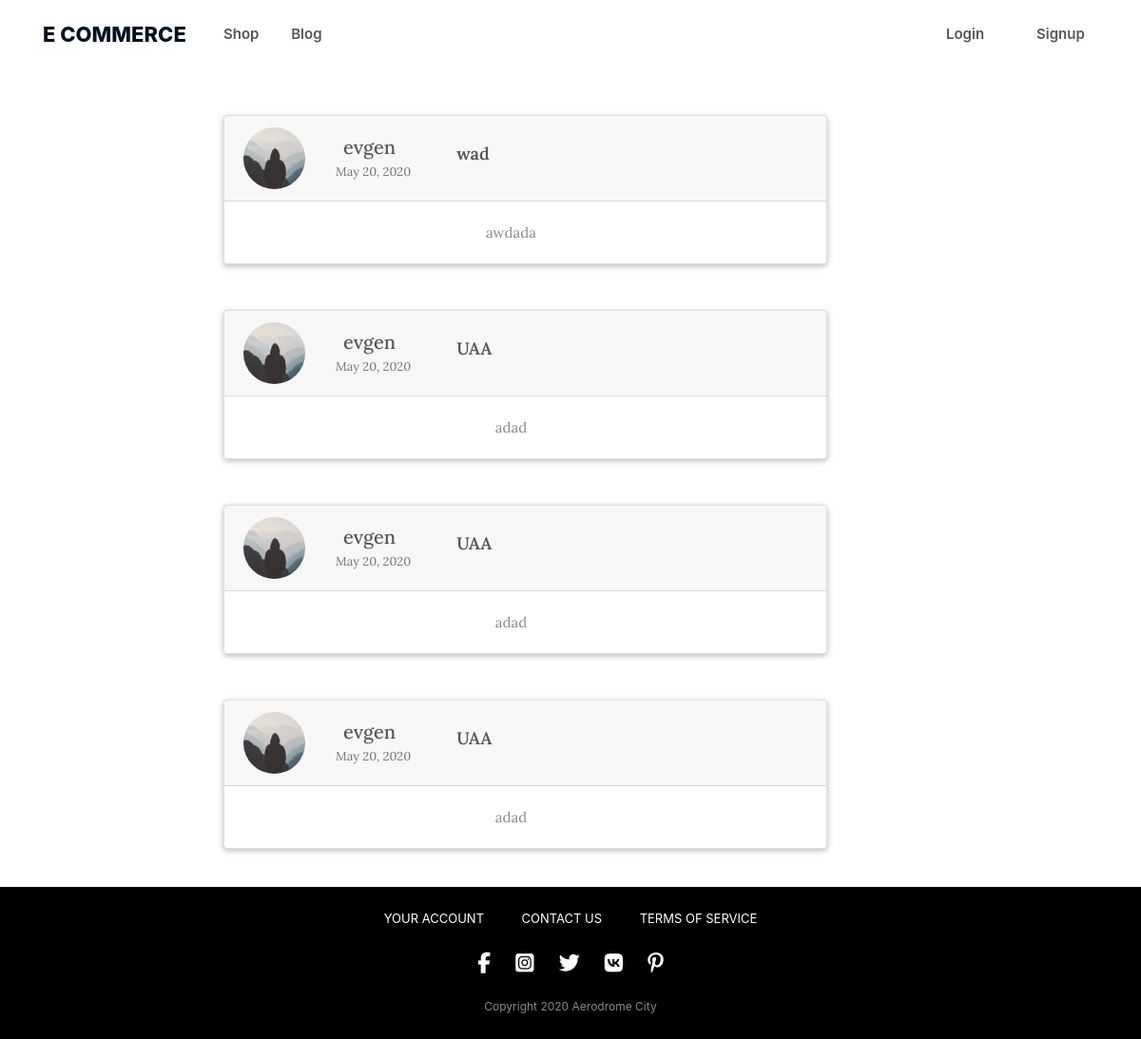
The page /blog/post/evgen on the database its author committed.
### blog/models.py (models this page shows, shortened)
class Post(models.Model):
    title = models.CharField(max_length=150, db_index=True)
    slug = models.SlugField(max_length=150, unique=True)
    content = models.TextField(blank=True, db_index=True)
    date_posted = models.DateTimeField(default=timezone.now)
    author = models.ForeignKey(settings.AUTH_USER_MODEL, on_delete=models.CASCADE)
    def get_absolute_url(self):
        return reverse('post-detail', kwargs={'pk': self.pk})

### store/models.py (models this page shows, shortened)
class UserProfile(models.Model):
    user = models.OneToOneField(
        settings.AUTH_USER_MODEL, on_delete=models.CASCADE)
    stripe_customer_id = models.CharField(max_length=50, blank=True, null=True)
    one_click_purchasing = models.BooleanField(default=False)
    image = models.ImageField(default='default.jpg', upload_to='profile_pics')

### blog/views.py (the view)
# urls.py: path('post/<str:username>', UserPostListView.as_view(), name='user-posts'),
class UserPostListView(ListView):
    model = Post
    template_name = 'blog/user_posts.html'  # <app>/<model>_<viewtype>.html
    context_object_name = 'posts'
    paginate_by = 4
    def get_queryset(self):
        user = get_object_or_404(User, username=self.kwargs.get('username'))
        return Post.objects.filter(author=user).order_by('-date_posted')

### blog/templates/blog/user_posts.html (shortened to what this page needs)
{% extends "blog/base.html" %}
{% block content %}
{% load static %}
        {% for post in posts %}
            <div class="card gedf-card mt-5">
                <div class="card-header">
                    <div class="d-flex justify-content-between align-items-center">
                        <div class="d-flex justify-content-between align-items-center">
                            <div class="mr-2">
                                <img id="image-blog" class="rounded-circle article-img" src="{{ post.author.userprofile.image.url }}">
                            </div>
                            <div class="ml-2">
                                <div class="h5 m-0">
                                    <a class="mr-2 navigation__link" href="">
                                        {{ post.author }}
                                    </a>
                                </div>
                                <div class="h7 text-muted">
                                    <small class="text-muted">
                                        {{ post.date_posted|date:"F d, Y" }}
                                    </small>
                                </div>
                            </div>
                            <div class="ml-5">
                                    <h2 class="blog__title">
                                    <a class="article-title navigation__link" href="{{ post.get_absolute_url }}">
                                        {{ post.title }}
                                      </a>
                                    </h2>
                                </div>
                        </div>
                    </div>
                </div>
                <div class="card-body ">
                        <a class="desc__blog navigation__link" href="{{ post.get_absolute_url }}">
                            {{ post.content|truncatechars:35 }}
                        </a>
                </div>
            </div>
        {% endfor %}
{% endblock %}

### static/css/main_style.css (style rules this page uses)
.navigation__link { color: #52575D; text-decoration: none; margin-right: 30px }
.card { font-family: 'Lora', serif; text-align: center; margin-bottom: 40px; }
.blog__title { font-size: 18px; font-family: 'Lora', serif; color: rgb(34, 34, 34); line-height: 1.667; font-weight: 600; margin-bottom: 10px; }
.desc__blog { font-size: 15px; color: rgb(137, 137, 137); line-height: 1.667; text-align: center; }
.mt-5, .my-5 { margin-top: 3rem !important; }
.d-flex { display: flex !important; }
div { display: block; }
.card, .navbar, .pagination .page-item.active .page-link { box-shadow: 0 2px 5px 0 rgba(0, 0, 0, .16), 0 2px 10px 0 rgba(0, 0, 0, .12); }
img { vertical-align: middle; border-style: none; }
.card-body { flex: 1 1 auto; padding: 1.25rem; }
.article-img { height: 65px; width: 65px; margin-right: 16px; }

### rows shown on the page
Post: author.userprofile.image (picture), author "evgen", date_posted "May 20, 2020", title "wad", content "awdada"
Post: author.userprofile.image (picture), author "evgen", date_posted "May 20, 2020", title "UAA", content "adad"
Post: author.userprofile.image (picture), author "evgen", date_posted "May 20, 2020", title "UAA", content "adad"
Post: author.userprofile.image (picture), author "evgen", date_posted "May 20, 2020", title "UAA", content "adad"
